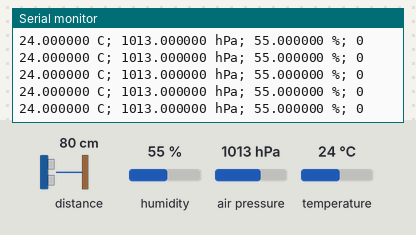
Recording of a sketch running on a simulated Arduino Uno, built with avr-gcc and run on an emulated ATmega328P. On the bench: the last lines printed to the serial monitor. The inputs (shaded band) are chosen by the test bench; at power-on: distance to the obstacle 80 cm, air pressure 1013 hPa, humidity 55 %, temperature 24 °C.

Above: at 1.3 s.
1.4 s: distance to the obstacle set to 2 cm
At 1.54 s:
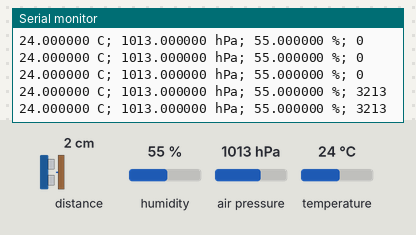
4.4 s: air pressure set to 952 hPa
At 4.44 s:
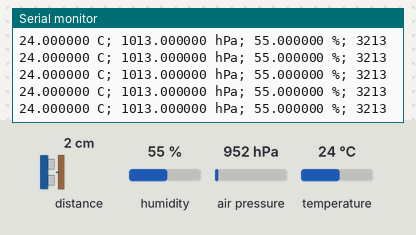
7.4 s: distance to the obstacle set to 18 cm
At 7.44 s:
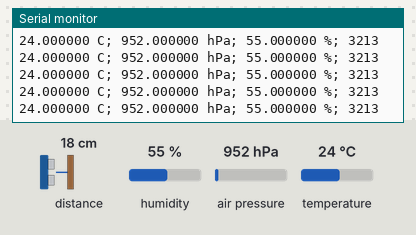
10.4 s: distance to the obstacle set to 35 cm
At 10.42 s:
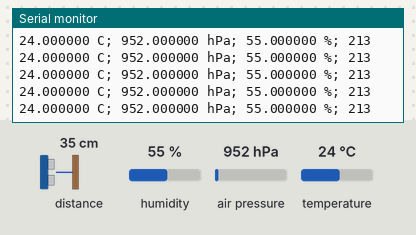
13.4 s: air pressure set to 1000 hPa
At 13.42 s:
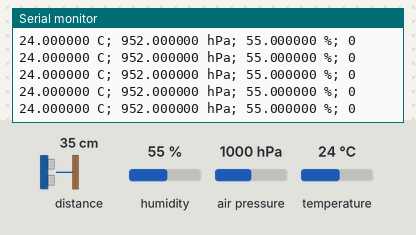
16.4 s: air pressure set to 975 hPa
At 16.43 s:
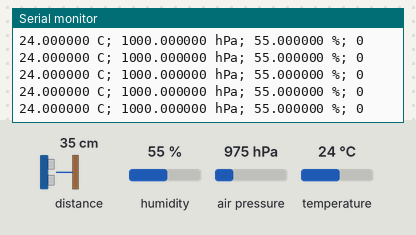
Timing chart, 0 to 19.4 s (numbered marks = the images above; inputs shaded):
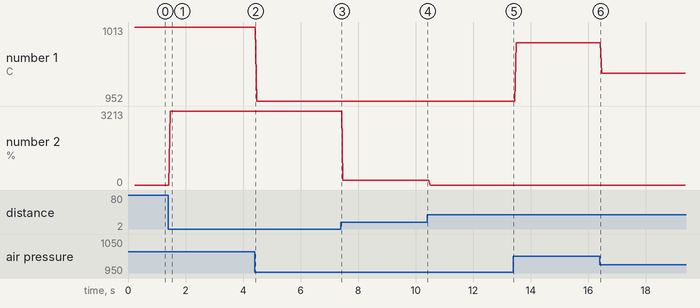

Measured:
- after the input at 1.4 s, the serial monitor: prints a new line after 0.07 s (image 1)
- plotted number 1: 1013 → 952 after the input at 4.4 s, 952 → 1000 after the input at 13.4 s, 1000 → 975 after the input at 16.4 s
- plotted number 2: 0 → 3213 after the input at 1.4 s, 3213 → 213 after the input at 7.4 s, 213 → 0 after the input at 10.4 s

The sketch:

SparkFun_Proximity___BME280-Temp_sensor.ino.ino
```cpp
#include <Wire.h>
#include <SPI.h>
#include <Adafruit_Sensor.h>
#include <Adafruit_BME280.h>
#include <SparkFun_APDS9960.h>

#define BME_SCK 13
#define BME_MISO 12
#define BME_MOSI 11
#define BME_CS 10

#define PRINT_TIME 10

#define SEALEVELPRESSURE_HPA (1013.25)

Adafruit_BME280 bme; // I2C
//Adafruit_BME280 bme(BME_CS); // hardware SPI
//Adafruit_BME280 bme(BME_CS, BME_MOSI, BME_MISO, BME_SCK); // software SPI

unsigned long delayTime;


// Global Variables
SparkFun_APDS9960 apds = SparkFun_APDS9960();
uint8_t proximity_data = 0;


void setup() {

    // Initialize Serial port
  Serial.begin(9600);
  Serial.println();
  Serial.println(F("------------------------------------"));
  Serial.println(F("SparkFun APDS-9960 - ProximitySensor"));
  Serial.println(F("------------------------------------"));

  // Initialize APDS-9960 (configure I2C and initial values)
  if ( apds.init() ) {
    Serial.println(F("APDS-9960 initialization complete"));
  } else {
    Serial.println(F("Something went wrong during APDS-9960 init!"));
  }

  // Adjust the Proximity sensor gain
  if ( !apds.setProximityGain(PGAIN_2X) ) {
    Serial.println(F("Something went wrong trying to set PGAIN"));
  }

  // Start running the APDS-9960 proximity sensor (no interrupts)
  if ( apds.enableProximitySensor(false) ) {
    Serial.println(F("Proximity sensor is now running"));
  } else {
    Serial.println(F("Something went wrong during sensor init!"));
  }
    Serial.println(F("BME280 test"));

    bool status;

    // default settings
    // (you can also pass in a Wire library object like &Wire2)
    status = bme.begin();
    if (!status) {
        Serial.println("Could not find a valid BME280 sensor, check wiring!");
        while (1);
    }

    Serial.println("-- Default Test --");
    delayTime = 100;

    Serial.println();
}

void loop() {
    String s1;

    float t = bme.readTemperature();
    float h = bme.readHumidity();
    float p = bme.readPressure()/100.0F;
//    float alt = bme.readAltitude(SEALEVELPRESSURE_HPA);
    s1 += String(t,6);
    s1 += " C; " ;
    s1 += String(p,6);
    s1 += " hPa; ";
//    s1 += String(alt,10);
//    s1 += " m; ";
    s1 += String(h,6);
    s1 += " %; ";

  // Read the proximity value
  if ( !apds.readProximity(proximity_data) ) {
    Serial.println("Error reading proximity value");
  }
  else {
    int prx = proximity_data;
    s1 += String(prx,4);
     }

//    Serial.print("Proximity: ");
//    Serial.println(proximity_data);
//    int prx = proximity_data;
    //printValues();

    Serial.println(s1);


  // Wait 250 ms before next reading
  //delay(100);
}
```
